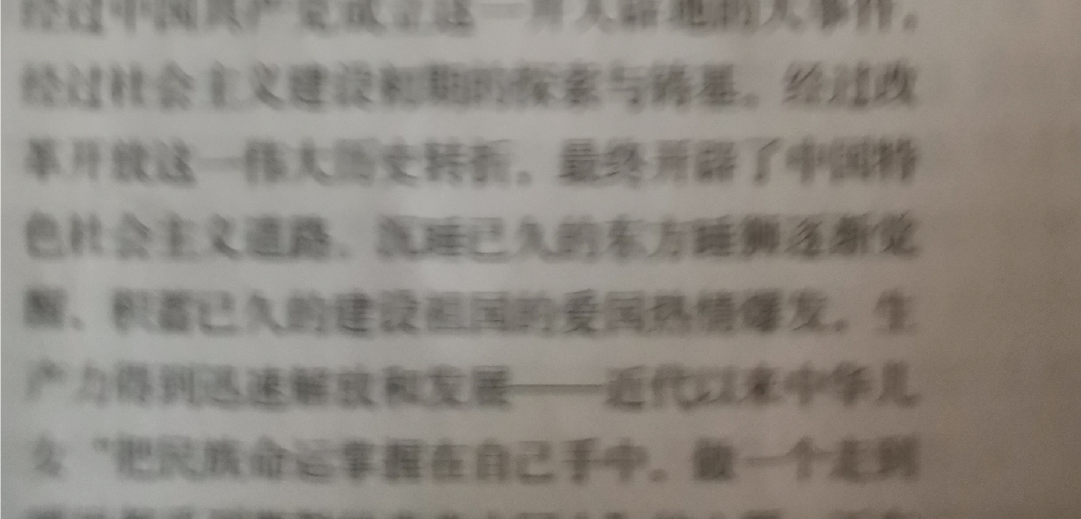
#> input picture example.png, 2162 x 1038 px (shown at 1/2 size)
$ python ocr.py
#> lines starting #> are read from the running program, lines starting #| are printed output that depends on the picture; after the words box and inside, x2 and y2 are one past the last pixel; in counts of white or black regions, pixels touching at a corner belong together
#> in main, image is the input picture: shape (1038, 2162, 3); mean B, G, R 128.2, 135.9, 141.3
import cv2
import numpy as np

def grayscale(image: np.ndarray) -> np.ndarray:
    return cv2.cvtColor(image, cv2.COLOR_BGR2GRAY)

def threshold(image: np.ndarray, method: str = "otsu", thresh: int = 127) -> np.ndarray:
    if method == "otsu":
        _, binary_image = cv2.threshold(image, 0, 255, cv2.THRESH_BINARY + cv2.THRESH_OTSU)
    else:
        _, binary_image = cv2.threshold(image, thresh, 255, cv2.THRESH_BINARY)
    return binary_image

def denoise(image: np.ndarray, method: str = "median", kernel_denoise: int = 3) -> np.ndarray:
#> called with method = 'gauss', kernel_denoise = 5
    if method == "median":
        return cv2.medianBlur(image, kernel_denoise)
    else:
        return cv2.GaussianBlur(image, (kernel_denoise, kernel_denoise), 0)

def sharpen(image: np.ndarray, amount: float = 2, kernel_size: int = 3) -> np.ndarray:
#> called with amount = 5, kernel_size = 1
    blurred_image = cv2.GaussianBlur(image, (0, 0), kernel_size)
    sharpened_image = cv2.addWeighted(image, 1 + amount, blurred_image, -amount, 0)
#> in threshold, `_, binary_image = cv2.threshold(image, 0, 255, cv2.THRESH_BINARY + cv2..`:
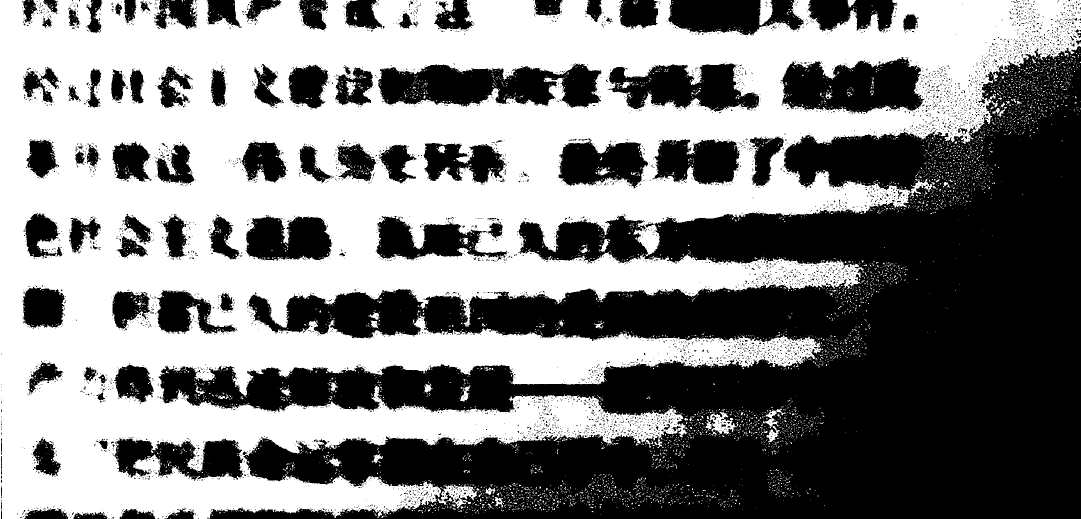
#> binary_image: shape (1038, 2162) (shown at 1/2 size); 50.9% white; 5962 black regions (5847 under 20 px), largest, box (x1, y1, x2, y2) and area: (317, 92, 2162, 1038) 805791, (756, 127, 1203, 216) 26968, (1561, 114, 1850, 228) 23029
    return sharpened_image

def generate_grid(num_rows, num_cols, image_size=(1038, 2162)):
#> called with num_rows = 4, num_cols = 5, image_size = (1038, 2162)
    grid = np.zeros((num_rows * image_size[0], num_cols * image_size[1], 3))
    for i in range(num_rows):
        for j in range(num_cols):
            img = cv2.imread('outputs/binary_image_{}.png'.format((1+i * num_cols + j)))
            grid[i * image_size[0]: (i + 1) * image_size[0], j * image_size[1]: (j + 1) * image_size[1]] = img
#> (the run stopped early here; a loop or call above may not have finished)
